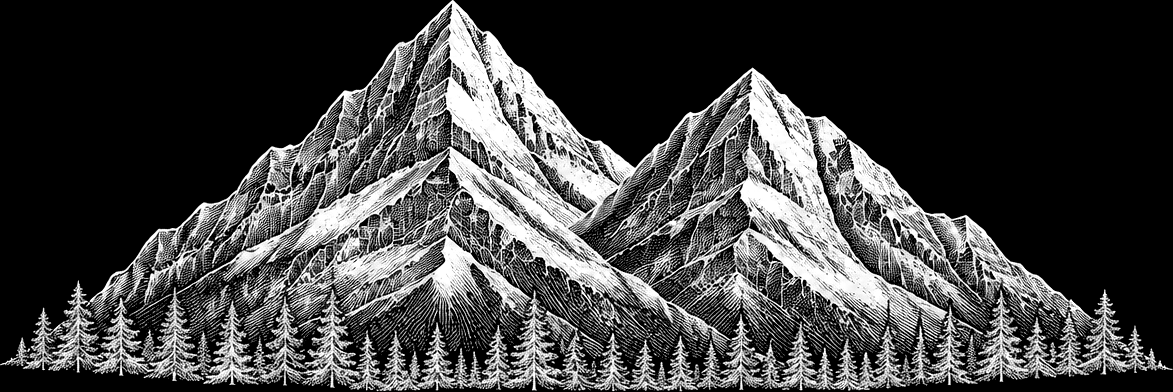
#> input picture spicesOftheWorld/Sanko wine/sanko_label_assets/assets/mtn_hf_alpha_full.png, 1173 x 392 px
$ python make_mtn_flavors_hf.py
#> lines starting #> are read from the running program, lines starting #| are printed output that depends on the picture; long printed decimals are rounded
import os
ASSETS = os.path.join(os.path.dirname(os.path.abspath(__file__)), '..', 'assets')
from PIL import Image
import numpy as np

ALPHA_SRC = os.path.join(ASSETS, "mtn_hf_alpha_full.png")

FLAVOR_COLORS = {
    "pineapple":        (214, 178, 72),
    "pineapple_orange": (214, 178, 72),
    "mixed_fruit":       (214, 178, 72),
    "plum":              (198, 164, 86),
    "ginger":            (150, 100, 40),
    "plum_pink":         (120, 36, 44),
}

a = Image.open(ALPHA_SRC).convert("L")
#> a is the input picture: PIL image 1173x392 L; min 0, max 255, mean 65
alpha_arr = np.array(a)
w, h = a.size
#> w = 1173; h = 392

for key, color in FLAVOR_COLORS.items():
    rgba = np.zeros((h, w, 4), dtype=np.uint8)
    rgba[..., 0] = color[0]
    rgba[..., 1] = color[1]
    rgba[..., 2] = color[2]
    rgba[..., 3] = alpha_arr
    out = Image.fromarray(rgba, "RGBA")
    out.save(os.path.join(ASSETS, f"mtnicon_{key}.png"))
    print("wrote", key, out.size)
#> this loop made 6 passes
#> pass 1, `out = Image.fromarray(rgba, "RGBA")`:
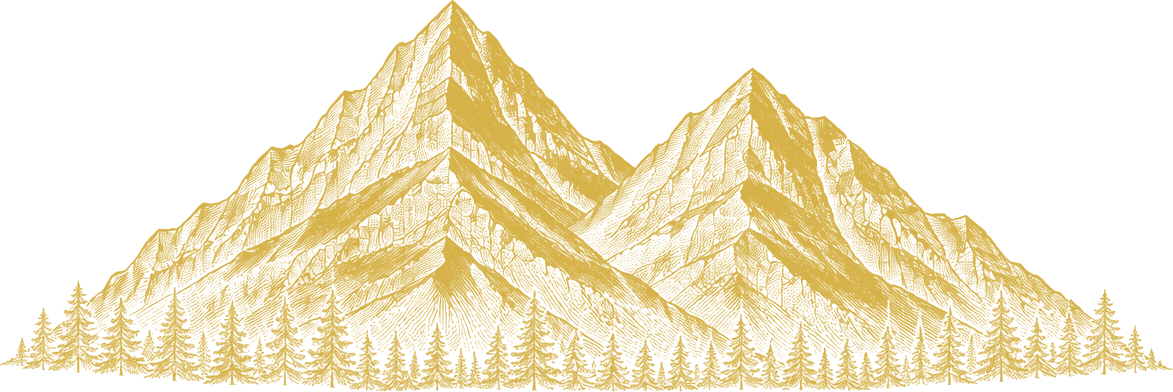
#> out: PIL image 1173x392 RGBA; mean R, G, B, A 214, 178, 72, 65; transparent parts drawn white
#> after the loop:
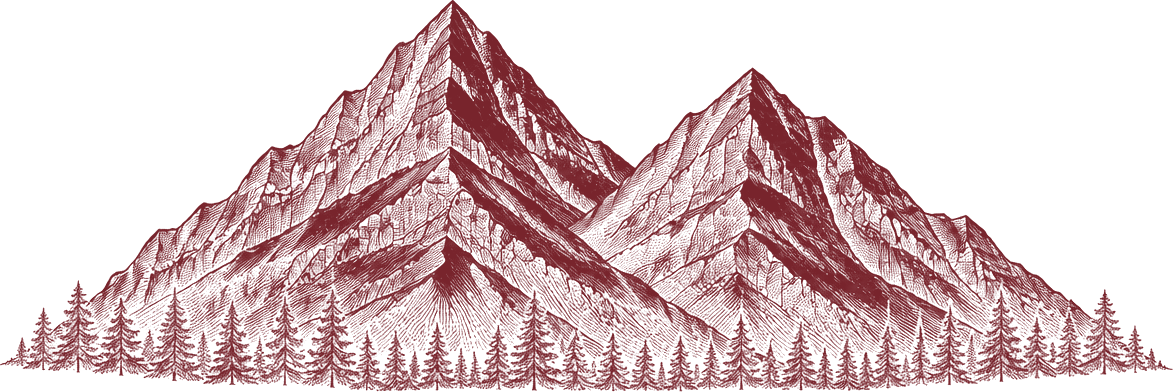
#> out: PIL image 1173x392 RGBA; mean R, G, B, A 120, 36, 44, 65; transparent parts drawn white

print("aspect h/w =", h / w)
#| aspect h/w = 0.3342
